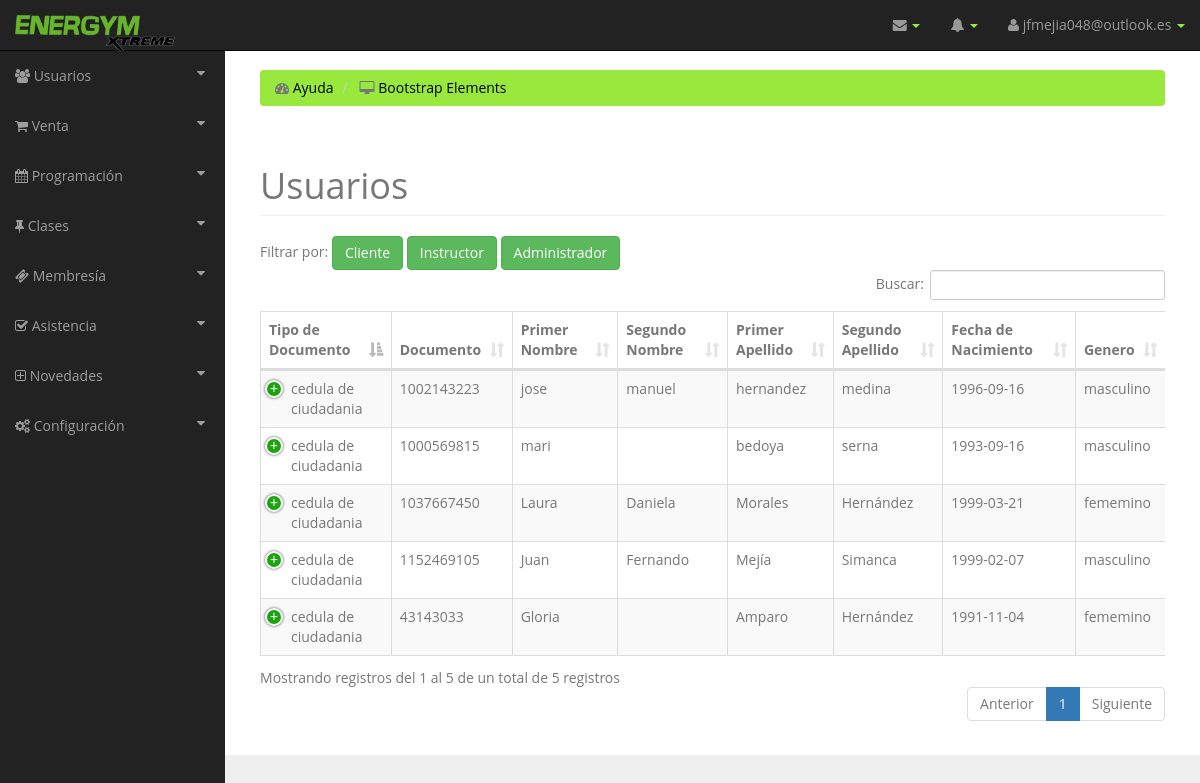
The page /persona/index (signed in) on the database its author committed.
### tables this page shows
CREATE TABLE `persona` (
  `idusuario` int(11) NOT NULL,
  `documento` int(11) NOT NULL,
  `primerNombre` varchar(25) NOT NULL,
  `segundoNombre` varchar(25) DEFAULT NULL,
  `primerApellido` varchar(25) NOT NULL,
  `segundoApellido` varchar(25) NOT NULL,
  `fechaNacimiento` date NOT NULL,
  `telefono` varchar(15) NOT NULL,
  `celular` varchar(15) DEFAULT NULL,
  `estadoCivil` varchar(15) DEFAULT NULL,
  `correo` varchar(60) NOT NULL,
  `direccion` varchar(45) DEFAULT NULL,
  `idPerfil` int(11) NOT NULL DEFAULT '3',
  `idtipoDocumento` int(11) NOT NULL,
  `idgenero` int(11) NOT NULL,
  `idacudiente` int(11) DEFAULT NULL,
  `ideps` int(11) NOT NULL,
  `idregistrosPendientes` int(11) DEFAULT NULL,
  `estadoPersona` varchar(15) DEFAULT 'Activo',
  `contrasena` text
);

CREATE TABLE `tipodocumento` (
  `idtipoDocumento` int(11) NOT NULL,
  `nombre` varchar(35) DEFAULT NULL,
  `estadoTD` varchar(35) DEFAULT 'Activo'
);

CREATE TABLE `genero` (
  `idgenero` int(11) NOT NULL,
  `nombreGenero` varchar(30) DEFAULT NULL,
  `estadoGenero` varchar(15) NOT NULL
);

### application/Controller/PersonaController.php (called while the page is built, shortened)
<?php
class PersonaController{
public function index()
{
    $persona= new Persona();
    if (isset($_GET["tipo"])) {
        $registros = $persona->listarPorPerfil($_GET["tipo"]);
    }else{
        $registros = $persona->listar();
    }
    include APP.'view/_templates/headerAdmin.php';
    include APP.'view/Persona/index.php';
    include APP.'view/_templates/footerAdmin.php';
}
}
?>

### public/index.php (called while the page is built, shortened)
<?php
$app = new Application();

### application/Core/Model.php (called while the page is built, shortened)
<?php
class Model
{
    private function openDatabaseConnection()
    {
        $options = array(PDO::ATTR_DEFAULT_FETCH_MODE => PDO::FETCH_OBJ, PDO::ATTR_ERRMODE => PDO::ERRMODE_WARNING);
        if (DB_TYPE == "pgsql") {
            $databaseEncodingenc = " options='--client_encoding=" . DB_CHARSET . "'";
        } else {
            $databaseEncodingenc = "; charset=" . DB_CHARSET;
        }
        $this->db = new PDO(DB_TYPE . ':host=' . DB_HOST . ';dbname=' . DB_NAME . $databaseEncodingenc, DB_USER, DB_PASS, $options);
    }
}

### application/Model/Persona.php (called while the page is built, shortened)
<?php
class Persona extends Model{
    public function listar()
    {
        $sql = "SELECT * FROM persona p
        JOIN tipodocumento tp on p.idtipoDocumento = tp.idtipoDocumento
        JOIN genero g on p.idgenero = g.idgenero
        JOIN perfil pf on p.idPerfil = pf.idPerfil
        JOIN eps e on p.ideps = e.ideps";
        $query = $this->db->prepare($sql);
        $query->execute();
        return $query->fetchAll();
    }
}
?>

### application/view/persona/index.php (the view, shortened to what this page needs)
<div id="page-wrapper">
    <div class="container-fluid">
        <ol class="breadcrumb">
            <li class="hover">
                <i class="fa fa-dashboard"></i> <a href="..." id="eti">Ayuda</a>
            </li>
            <li class="active">
                <i class="fa fa-desktop"></i> <a href="..." id="eti">Bootstrap Elements</a>
            </li>
        </ol>
        <div class="row">
            <div class="col-lg-12">
                <h1 class="page-header">
                    Usuarios
                </h1>
                <form>
                <h5>Filtrar por:
                <a href = "<?=URL?>Persona/index?tipo=3" class="btn btn-success">Cliente</a>
                <a href = "<?=URL?>Persona/index?tipo=2" class="btn btn-success">Instructor</a>
                <a href = "<?=URL?>Persona/index?tipo=1" class="btn btn-success">Administrador</a>
                </form>
                <div class="table-responsive">
                    <table class="table table-striped table-bordered" id="tblPersona">
                        <thead>
                            <tr>
                                <th>Tipo de Documento</th>
                                <th>Documento</th>
                                <th>Primer Nombre</th>
                                <th>Segundo Nombre</th>
                                <th>Primer Apellido</th>
                                <th>Segundo Apellido</th>
                                <th>Fecha de Nacimiento</th>
                                <th>Genero</th>
                            </tr>
                        </thead>
                        <tbody>
                            <?php foreach($registros as $key => $value): ?>
                                <tr >
                                    <td><?= $value->nombre?></td>
                                    <td><?= $value->documento?></td>
                                    <td><?= $value->primerNombre?></td>
                                    <td><?= $value->segundoNombre?></td>
                                    <td><?= $value->primerApellido?></td>
                                    <td><?= $value->segundoApellido?></td>
                                    <td><?= $value->fechaNacimiento?></td>
                                    <td><?= $value->nombreGenero?></td>
                                </tr>
                            <?php endforeach ?>
                        </tbody>
                    </table>
                </div>
            </div>
        </div>
    </div>
</div>

### application/Core/Application.php (shortened to what this page needs)
<?php
class Application
{
    private $url_controller = null;
    private $url_action = null;
    private $url_params = array();
    public function __construct()
    {
        if (!$this->url_controller) {
            $page = new \Mini\Controller\HomeController();
            $page->index();
        } elseif (file_exists(APP . 'Controller/' . ucfirst($this->url_controller) . 'Controller.php')) {
            $this->url_controller = new $controller();
            if (method_exists($this->url_controller, $this->url_action) &&
                is_callable(array($this->url_controller, $this->url_action))) {
                if (!empty($this->url_params)) {
                    call_user_func_array(array($this->url_controller, $this->url_action), $this->url_params);
                } else {
                    $this->url_controller->{$this->url_action}();
                }
            } else {
                if (strlen($this->url_action) == 0) {
                    $this->url_controller->index();
                } else {
                    header('location: ' . URL . 'error');
                }
            }
        } else {
            header('location: ' . URL . 'error');
        }
    }
    private function splitUrl()
    {
        if (isset($_GET['url'])) {
            $url = trim($_GET['url'], '/');
            $url = filter_var($url, FILTER_SANITIZE_URL);
            $url = explode('/', $url);
            $this->url_controller = isset($url[0]) ? $url[0] : null;
            $this->url_action = isset($url[1]) ? $url[1] : null;
            unset($url[0], $url[1]);
            $this->url_params = array_values($url);
        }
    }
}

### application/view/_templates/headerAdmin.php (shortened to what this page needs)
<!DOCTYPE html>
<html lang="en">
<head>
    <link href="<?= URL ?>css/bootstrap.min.css" rel="stylesheet">
    <link href="<?= URL ?>css/sweetalert2.min.css" rel="stylesheet">
    <link href="<?= URL ?>css/dataTables.min.css" rel="stylesheet">
    <link href="<?= URL ?>css/responsive.bootstrap.min.css" rel="stylesheet">
    <link href="<?= URL ?>css/sb-admin.css" rel="stylesheet">
    <link href="<?= URL ?>css/select2.min.css" rel="stylesheet">
    <link href="//cdn.datatables.net/buttons/1.5.1/css/buttons.dataTables.min.css" rel="stylesheet">
    <link href="<?= URL ?>css/plugins/morris.css" rel="stylesheet">
    <link href="<?= URL ?>font-awesome/css/font-awesome.min.css" rel="stylesheet" type="text/css">
    <link rel="stylesheet" type="text/css" href="<?= URL ?>/css/style1.css">
    <link rel="stylesheet" type="text/css" href="<?= URL ?>/css/styleAdmin.css">
    <link rel="stylesheet" type="text/css" href="<?= URL ?>/css/fullcalendar.css">
</head>
<body>
    <div id="wrapper">
        <nav class="navbar navbar-inverse navbar-fixed-top" role="navigation">
            <div class="navbar-header">
                <a class="navbar-brand" href="#">
                </a>
            </div>
            <ul class="nav navbar-right top-nav">
                <li class="dropdown">
                    <a href="#" class="dropdown-toggle" data-toggle="dropdown"><i class="fa fa-envelope"></i> <b class="caret"></b></a>
                </li>
                <li class="dropdown">
                    <a href="#" class="dropdown-toggle" data-toggle="dropdown"><i class="fa fa-bell"></i> <b class="caret"></b></a>
                </li>
                <li class="dropdown">
                    <a href="#" class="dropdown-toggle" data-toggle="dropdown">
                        <?php if(isset($_SESSION["instructor"]) ){ ?><i class="fa fa-user">
                        </i> <?php echo($_SESSION["instructor"]) ?> <?php } elseif(isset($_SESSION["admin"]) ){ ?><i class="fa fa-user">
                        </i> <?php echo($_SESSION["admin"]) ?> <?php } ?> <b class="caret"></b></a>
                    </li>
                </ul>
                <div class="collapse navbar-collapse navbar-ex1-collapse">
                    <ul class="nav navbar-nav side-nav">
                        <?php if(isset($_SESSION["admin"])){ ?>
                        <li>
                            <a href="javascript:;" data-toggle="collapse" data-target="#demo"><i class="fa fa-group"></i> Usuarios<i class="fa fa-fw fa-caret-down" ></i></a>
                        </li>
                        <?php } ?>
                        <?php if(isset($_SESSION["admin"])){ ?>
                        <li>
                            <a href="javascript:;" data-toggle="collapse" data-target="#demo1"><i class="fa fa-shopping-cart"></i> Venta <i class="fa fa-fw fa-caret-down"></i></a>
                        </li>
                        <?php } ?>
                        <?php if((isset($_SESSION["admin"])) || (isset($_SESSION["instructor"]))){ ?>
                        <li>
                            <a href="<?= URL ?>programacion/index" data-toggle="collapse" data-target="#demo4"><i class="fa fa-calendar"></i> Programación <i class="fa fa-fw fa-caret-down"></i></a>
                    </li>
                    <?php } ?>
                    <?php if((isset($_SESSION["admin"])) || (isset($_SESSION["instructor"]))){ ?>
                    <li>
                        <a href="javascript:;" data-toggle="collapse" data-target="#demo3"><i class="fa fa-thumb-tack"></i> Clases <i class="fa fa-fw fa-caret-down"></i></a>
                    </li>
                    <?php } ?>
                    <?php if(isset($_SESSION["admin"])){ ?>
                    <li>
                        <a href="javascript:;" data-toggle="collapse" data-target="#demo5"><i class="fa fa-ticket"></i> Membresía <i class="fa fa-fw fa-caret-down"></i></a>
                    </li>
                    <?php } ?>
                    <?php if(isset($_SESSION["admin"])){ ?>
                    <li>
                        <a href="javascript:;" data-toggle="collapse" data-target="#demo6"><i class="fa fa-check-square-o"></i> Asistencia <i class="fa fa-fw fa-caret-down"></i></a>
                    </li>
                    <?php } ?>
                    <?php if(isset($_SESSION["admin"])){ ?>
                    <li>
                        <a href="javascript:;" data-toggle="collapse" data-target="#demo7"><i class="fa fa-plus-square-o"></i> Novedades <i class="fa fa-fw fa-caret-down"></i></a>
                    </li>
                    <?php } ?>
                    <?php if(isset($_SESSION["admin"])){ ?>
                    <li>
                        <a href="javascript:;" data-toggle="collapse" data-target="#demo8"><i class="fa fa-cogs" ></i> Configuración <i class="fa fa-fw fa-caret-down"></i></a>
                    <?php } ?>
                </div>
            </nav>

### application/view/_templates/footerAdmin.php (shortened to what this page needs)
</body>
</html>

### public/css/sb-admin.css (style rules this page uses)
body { margin-top: 100px; background-color: #222; }
@media (min-width:768px) { body { margin-top: 50px; } }
#wrapper { padding-left: 0; }
#page-wrapper { width: 100%; padding: 0; background-color: #fff; }
@media (min-width:768px) { #wrapper { padding-left: 225px; } }
@media (min-width:768px) { #page-wrapper { padding: 10px; } }
.top-nav { padding: 0 15px; }
.top-nav>li { display: inline-block; float: left; }
.top-nav>li>a { padding-top: 15px; padding-bottom: 15px; line-height: 20px; color: #999; }
@media (min-width:768px) { .side-nav { position: fixed; top: 51px; left: 225px; width: 225px; margin-left: -225px; border: none; border-radius: 0; overflow-y: auto; background-color: #222; bottom: 0; overflow-x: hidden; padding-bottom: 40px; } }
@media (min-width:768px) { .side-nav>li>a { width: 225px; } }

### public/css/style1.css (style rules this page uses)
.fa-caret-down { float: right; }
body { background: #efefef; font-family: 'Open Sans', sans-serif; color: #777; }
#eti { color: black; }
.nav .caret { border-top-color: #99e83d !important; border-bottom-color: #428bca; }
.navbar-inverse { border-color: #080808 !important; }
.breadcrumb { background-color: #99e83d !important; }
#page-wrapper { padding: 20px !important; }
a { color: none !important; font-weight: 400; }

### rows shown on the page
persona: idtipoDocumento.nombre "cedula de ciudadania", documento "1002143223", primerNombre "jose", segundoNombre "manuel", primerApellido "hernandez", segundoApellido "medina", fechaNacimiento "1996-09-16", idgenero.nombreGenero "masculino"
persona: idtipoDocumento.nombre "cedula de ciudadania", documento "1000569815", primerNombre "mari", primerApellido "bedoya", segundoApellido "serna", fechaNacimiento "1993-09-16", idgenero.nombreGenero "masculino"
persona: idtipoDocumento.nombre "cedula de ciudadania", documento "1037667450", primerNombre "Laura", segundoNombre "Daniela", primerApellido "Morales", segundoApellido "Hernández", fechaNacimiento "1999-03-21", idgenero.nombreGenero "fememino"
persona: idtipoDocumento.nombre "cedula de ciudadania", documento "1152469105", primerNombre "Juan", segundoNombre "Fernando", primerApellido "Mejía", segundoApellido "Simanca", fechaNacimiento "1999-02-07", idgenero.nombreGenero "masculino"
persona: idtipoDocumento.nombre "cedula de ciudadania", documento "43143033", primerNombre "Gloria", primerApellido "Amparo", segundoApellido "Hernández", fechaNacimiento "1991-11-04", idgenero.nombreGenero "fememino"

### other values the page prints
$_SESSION["instructor"] "jfmejia048@outlook.es"
